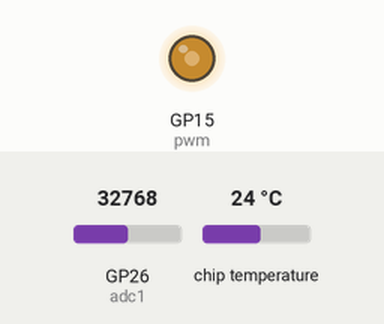
Recording of a program running on a simulated Raspberry Pi Pico running MicroPython. Parts: output pins drawn as LEDs (lit = HIGH). The inputs (shaded band) are chosen by the test bench; at power-on: GP26 (adc1) = 32768, chip temperature 24 °C (analog values on the 0–65535 scale). The clock reads 2024-03-15 10:24:30 at power-on unless the program sets it; what the program prints to the serial console is not drawn.

Above: at 1.2 s.
1.3 s: GP26 (adc1) set to 45874
At 2.0 s:
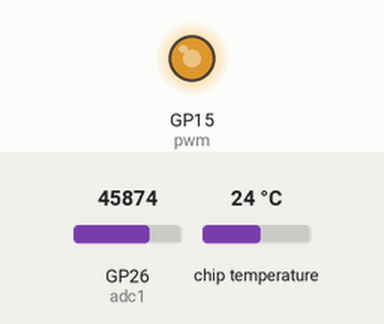
3.0 s: GP26 (adc1) set to 57670
At 4.2 s:
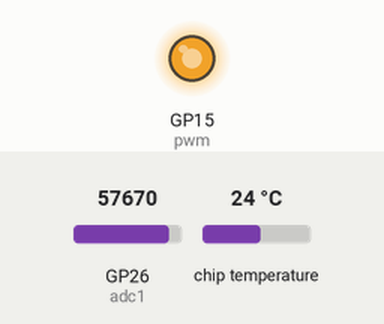
4.5 s: GP26 (adc1) set to 7864
At 5.5 s:
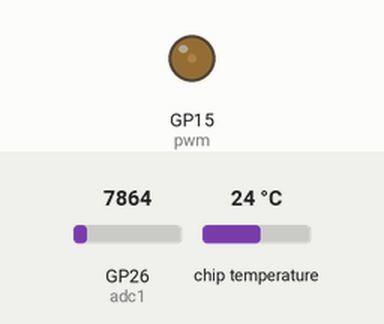
Timing chart, 0 to 7.5 s (numbered marks = the images above; inputs shaded):
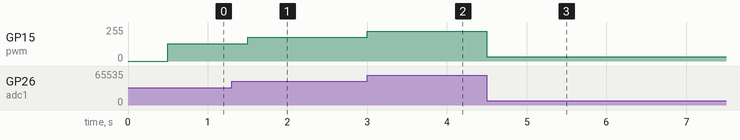

Measured:
- after the input at 1.3 s, GP15 (pwm): 128/255 → 178/255 after 0.20 s
- after the input at 3.0 s, GP15 (pwm): 178/255 → 224/255 at once
- after the input at 4.5 s, GP15 (pwm): 224/255 → 31/255 at once

The program:

main2.py
```python
from machine import Timer, ADC, Pin, PWM, RTC

adc = machine.ADC(4)
conversion_factor = 3.3/(65535)

pwm = PWM(Pin(15), freq=10) #freq要給

rtc = RTC()

def do_thing(t):
    reading = adc.read_u16() * conversion_factor

    # The temperature sensor measures the Vbe voltage of a biased bipolar diode, connected to the fifth ADC channel
    # Typically, Vbe = 0.706V at 27 degrees C, with a slope of -1.721mV (0.001721) per degree.
    temperature = 27 - (reading - 0.706)/0.001721

    year, month, week, day, hours, minutes, seconds, subseconds = rtc.datetime()
    datetime_str = f"{year}-{month}-{day} {hours}:{minutes}:{seconds} {subseconds}"

    print(datetime_str)
    print(temperature)

#可變電阻
def do_thing_1(t):
    adc1 = ADC(Pin(26))
    duty = adc1.read_u16()

    pwm.duty_u16(duty) #ADC可變電阻電壓輸出給PWM控制LED登亮度
    print(f"可變電阻: {round(duty/65535*100)}")

#使用多個Timer可執行多個工作
Timer(period=2000, mode=Timer.PERIODIC, callback=do_thing)
Timer(period=500, mode=Timer.PERIODIC, callback=do_thing_1)
```
